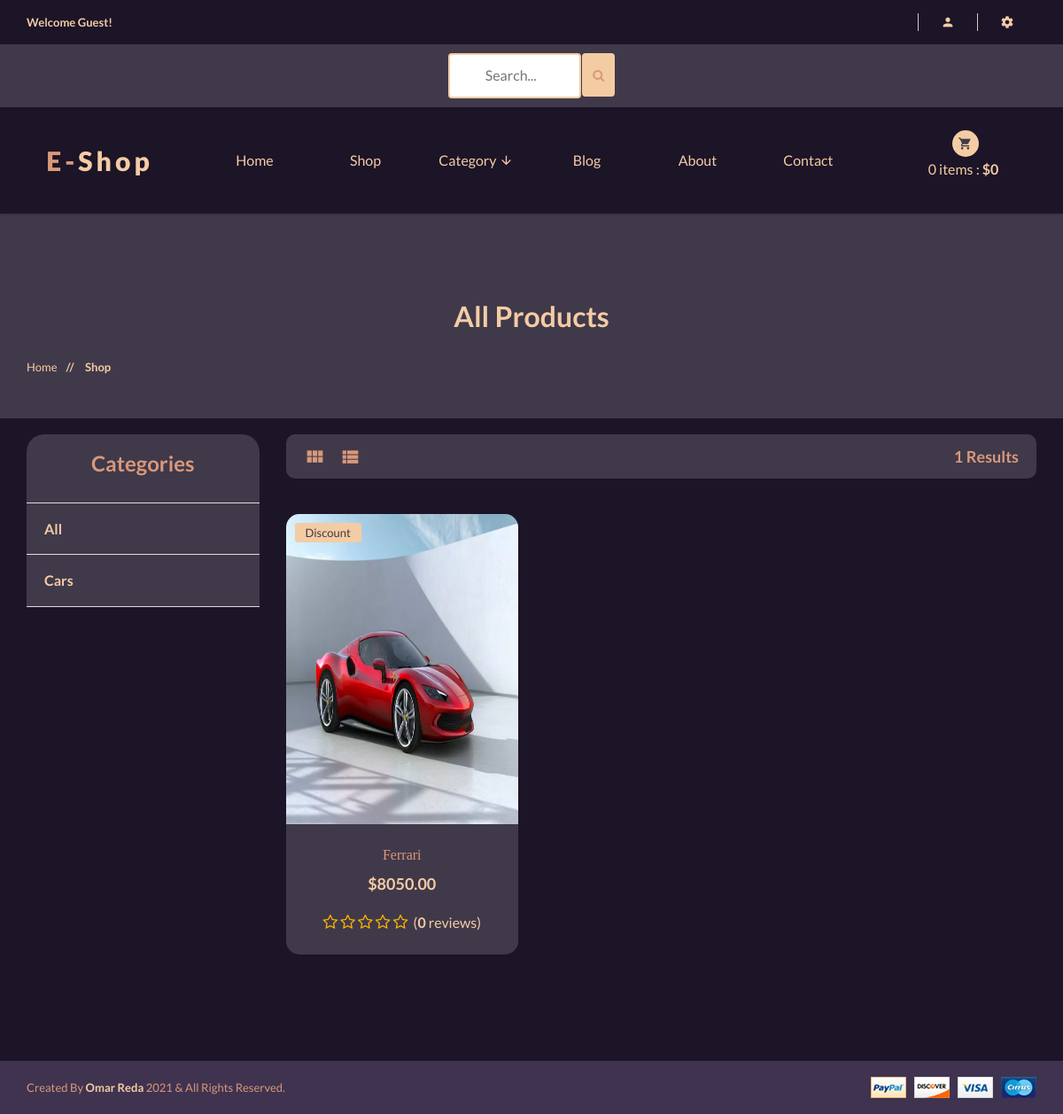
The app's page /shop/ with its own data.
### shop/models.py (models this page shows, shortened)
class Category(models.Model):
    name = models.CharField(max_length=100, unique=True)
    slug = models.SlugField(max_length=100, unique=True)
    description = models.TextField(max_length=250, blank=True)
    image = models.ImageField(upload_to='categories', blank=True)
    class Meta:
        verbose_name = 'Category'
        verbose_name_plural = 'categories'
    def get_category_slug_url(self):
        return reverse('shop:categries', args=[self.slug])

class Product(models.Model):
    category = models.ForeignKey(Category, on_delete=models.CASCADE)
    name = models.CharField(max_length=100, unique=True)
    slug = models.SlugField(max_length=100, unique=True)
    description = models.TextField(max_length=300, blank=True)
    price = models.DecimalField(max_digits=6, decimal_places=2)
    discount = models.DecimalField(max_digits=6, decimal_places=2, default=0.00)
    image = models.ImageField(upload_to='photos/products')
    stock = models.IntegerField()
    new = models.BooleanField(default=False)
    is_available = models.BooleanField(default=True)
    date_joined_for_format = models.DateTimeField(auto_now_add=True)
    last_login_for_format = models.DateTimeField(auto_now=True)
    def averageRating(self):
        reviews = ReviewRating.objects.filter(product=self, status=True).aggregate(average=Avg('rating'))
        avg = 0
        if reviews['average'] is not None:
            avg = float(reviews['average'])
        return avg
    def countReview(self):
        reviews = ReviewRating.objects.filter(product=self, status=True).aggregate(count=Count('id'))
        count = 0
        if reviews['count'] is not None:
            count = int(reviews['count'])
        return count
    def get_prodcut_details_url(self):
        return reverse('shop:product_details', args=[self.category.slug, self.slug])
    class Meta:
        verbose_name_plural = 'Products'
        ordering = ('-date_joined_for_format',)

### shop/views.py (the view)
# urls.py: path('', include('shop.urls', namespace='shop')),
def shop(request, category_slug=None):
    categories = None
    products = None
    if category_slug != None:
        categories = get_object_or_404(Category, slug=category_slug)
        products = Product.objects.filter(category=categories, is_available=True)
        paginator = Paginator(products, 6)
        page = request.GET.get('page')
        paged_products = paginator.get_page(page)
        products_count = products.count()
    else:
        products = Product.objects.all().filter(is_available=True)
        paginator = Paginator(products, 6)
        page = request.GET.get('page')
        paged_products = paginator.get_page(page)
        products_count = products.count()
    for product in products:
        reviews = ReviewRating.objects.order_by('-updated_at').filter(product_id=product.id, status=True)
    context = {
        'category_slug': category_slug,
        'products' : paged_products,
        'products_count': products_count,
    }
    return render(request, 'shop/shop/shop.html', context)

### cart/views.py (called while the page is built)
def _cart_id(request):
    cart = request.session.session_key
    if not cart :
        cart = request.session.create()
    return cart

### shop/context_processors.py (called while the page is built)
def category_list(request):
    return {
        'categories' : Category.objects.all(),
    }

### templates/shop/shop/shop.html (shortened to what this page needs)
{% extends 'base.html' %}
{% load static %}
{% block content %}
		<div style="background:#40394a" class="pages-title section-padding">
			<div class="container">
				<div class="row">
					<div class="col-xs-12">
						<div class="pages-title-text text-center">
							{% if category_slug != None %}
							<h2 style="color:#f4cca4;text-transform: capitalize;">{{category_slug}}</h2>
							{% else %}
							<h2 style="color:#f4cca4;text-transform: capitalize;">All Products</h2>
							{% endif %}
							<ul class="text-left">
								<li ><a href="\">Home </a></li>
								<li style="color:#f4cca4"><span> // </span>Shop</li>
							</ul>
						</div>
					</div>
				</div>
			</div>
		</div>
		<br>
		<section style="background:#1c1427"   class="pages products-page section-padding-bottom">
			<div class="container">
				<div class="row"><br>
					<div class="col-xs-12 col-sm-4 col-md-3">
						<div class="sidebar left-sidebar">
							<div style="background:#40394a; color:#d99879;;border-radius:20px 20px 0 0;" class="s-side-text">
								<div class="sidebar-title clearfix text-center">
									<h3 >Categories</h3>
								</div>
								<div  class="sidebar-title clearfix">
									<h4 class="floatleft"><a style="font-weight:600;color:#f4cca4"  href="{% url 'shop:shop' %}">All</a></h4>
								</div>
                                {% for category in categories %}
                                <div  class="sidebar-title clearfix">
									<h4 class="floatleft"><a style="font-weight:600;color:#f4cca4"  href="{{ category.get_category_slug_url }}">{{category.name}}</a></h4>
								</div>
                                {% endfor %}
							</div>
						</div>
					</div>
					<div class="col-xs-12 col-sm-8 col-md-9">
						<div class="right-products">
							<div class="row">
								<div class="col-xs-12">
									<div style="background:#40394a;border-radius:10px;" class="section-title clearfix">
										<ul >
											<li>
												<ul class="nav-view">
													<li class="active"><a data-toggle="tab" href="#grid"> <i style="color:#d99879" class="mdi mdi-view-module"></i> </a></li>
													<li><a data-toggle="tab" href="#list"> <i style="color:#d99879" class="mdi mdi-view-list"></i> </a></li>
												</ul>
											</li>
											<li style="color:#d99879; font-size:18px" class="sort-by floatright">
												{{products_count}} Results
											</li>
										</ul>
									</div>
								</div>
							</div>
							<div class="row">
								<div class="tab-content grid-content">
									<div class="tab-pane fade in active text-center" id="grid">
                                        {% for product in products %}
										<div  class="col-xs-12 col-sm-6 col-md-4">
											<div   style="background:#40394a; ;border-radius:15px;" class="single-product">
												<div class="product-img">
													{% if product.discount != 0.00 %}
													<div class="pro-type">
														<span>Discount</span>
													</div>
													{% endif %}
													<a href="{{product.get_prodcut_details_url}}"><img style="width:100%; height:350px;;border-radius:15px 15px 0 0;" src="{{product.image.url}}" alt="Product Title" /></a>
												</div>
												<div class="product-dsc">
													<p><a style="color:#d99879" href="{{product.get_prodcut_details_url}}">{{product.name}}</a></p>
													<span>${{product.price}}</span><br><br>
													<div style="font-size:16px" class="rating-star">
														<span>
														<i class="fa fa-star{% if product.averageRating < 0.5 %}-o{% elif product.averageRating >= 0.5 and product.averageRating < 1 %}-half-o {% endif %}" aria-hidden="true"></i>
														<i class="fa fa-star{% if product.averageRating < 1.5 %}-o{% elif product.averageRating >= 1.5 and product.averageRating < 2 %}-half-o {% endif %}" aria-hidden="true"></i>
														<i class="fa fa-star{% if product.averageRating < 2.5 %}-o{% elif product.averageRating >= 2.5 and product.averageRating < 3 %}-half-o {% endif %}" aria-hidden="true"></i>
														<i class="fa fa-star{% if product.averageRating < 3.5 %}-o{% elif product.averageRating >= 3.5 and product.averageRating < 4 %}-half-o {% endif %}" aria-hidden="true"></i>
														<i class="fa fa-star{% if product.averageRating < 4.5 %}-o{% elif product.averageRating >= 4.5 and product.averageRating < 5 %}-half-o {% endif %}" aria-hidden="true"></i>
														&nbsp;<span style="font-size:16px">(<b>{{product.countReview}}</b> reviews)</span>
														</span>
													</div>
												</div>
											</div>
										</div>
										{% endfor %}
									</div>
								</div>
							</div>
							<div class="row">
								<div  class="col-sm-12">
								</div>
							</div>
						</div>
					</div>
				</div>
			</div>
		</section>
{% endblock content %}

### static/css/style.css (style rules this page uses)
html, body { height: 100%; }
.floatleft { float:left }
.floatright { float:right }
img { max-width:100%; }
p { margin:0px; }
h1, h2, h3, h4, h5, h6 { margin: 0 0 10px; font-family: 'Lato', sans-serif; text-transform:capitalize; font-weight:600; }
a { transition: all 0.3s ease 0s; text-decoration:none; font-weight:500; color:#f4cca4; text-transform:capitalize; }
i { font-size:16px; }
p { color:#f4cca4; font-size:13px; font-weight:400; line-height:20px; }
ul { list-style: outside none none; margin: 0; padding: 0 }
ul li { float:left; }
.section-padding { padding:80px 0; }
.section-padding-bottom { padding-bottom:80px; }
body { font-family: 'Lato', sans-serif; color:#f4cca4; font-size:13px; font-weight:400; }
.section-title { margin-bottom: 40px; }
.product-dsc > p a { color: #f4cca4; display: inline-block; font-size: 16px; font-weight: 400; font-family: "Bree Serif",serif; }
.product-dsc > p a,.colect-text > p { margin-bottom: 10px; }
.single-product { background: #1c1427 none repeat scroll 0 0; transition: all 0.4s ease 0s; }
.product-dsc { padding: 25px 0; }
.product-dsc > span { color: #f4cca4; font-size: 18px; font-weight: 700; }
.pro-type { background: #f4cca4 none repeat scroll 0 0; color: #40394a; left: 10px; line-height: 22px; padding: 0 12px; position: absolute; text-transform: capitalize; top: 10px; border-radius:3px; }
.product-img { position: relative; }
.footer-menu li:last-child, .footer-text li:last-child , .s-side-text:last-child { margin-bottom: 0; }
.footer-two .footer-top,.pages { background: #F5F5F5; }
.pages-title ul.text-left { position: relative; top: 50px; }
.pages-title-text h2 { margin: 0; color:#333; font-size:32px; margin-bottom:-20px; }
.pages-title li { font-weight: 600; text-transform: capitalize; }
.pages-title ul span { padding: 0 10px; }
.blog-row li,.products-page .col-xs-12 .single-product { margin-bottom:30px; }
.single-blog-page,.main-padding,.pagnation-ul,.s-side-text ,.error-content button ,.error-content input,.error-content > a,.share-member { background:#40394a; }
.single-blog-page .post-title li, .post-title li a,.share-tag a ,.author-des > span,.recent-post h5, .recent-post span ,.error-content button ,.error-content input,.error-content > h5,.pages-title li ,.right.floatright input,.member-btn > a,.pagnation-ul a { color: #999; }
.sidebar-title { border-bottom: 1px solid #dcdcdc; padding: 20px 30px; }
.sidebar-title h4, .sidebar-title h5 { margin: 0; }
.sidebar-title h4 { font-size: 16px; font-weight: 800; }
.s-side-text,.single-list-view { margin-bottom: 30px; }
.right-products .section-title { background: #40394a none repeat scroll 0 0; padding: 0 20px; }
.sort-by ,.pages table tbody tr td,.list-btn > a { font-weight: 700; }
.sort-by ,.nav-view > li > a { line-height: 50px; }
.nav-view > li > a { font-size: 25px; margin-right: 15px; }
.items-dsc > p,.list-text > h5 del,.single-contact i,.reviews-tab a,.size-drop .btn.dropdown-toggle,.size-drop .dropdown-menu > li > a ,.size-drop .btn,.custom-input input ,.main-input .custom-select select ,.list-text > span ,.nav-view > li > a,.sort-by { color: #999; }
.rating-star i { color: #ffb503 !important; font-size: 1.8rem; }

### static/css/responsive.css (style rules this page uses)
@media (min-width: 1170px) and (max-width: 1200px) { .sidebar-title,.color-select { padding: 20px; } }

### records on screen
Category: name "Cars"
Product: discount "Discount", image (picture), name "Ferrari", price "8050.00", countReview "0"

### other values on screen
{{ quantityyy }} "0"
{{ totalll }} "0"
{{ products_count }} "1"
